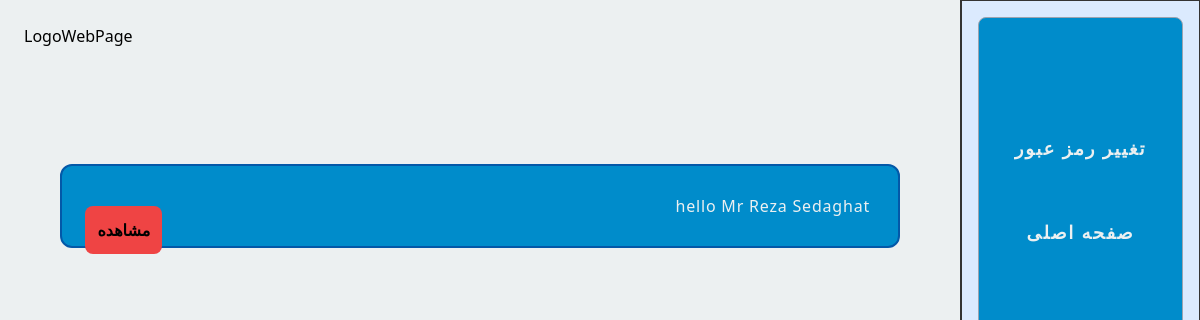
Before: /see_master_report with the older database file.
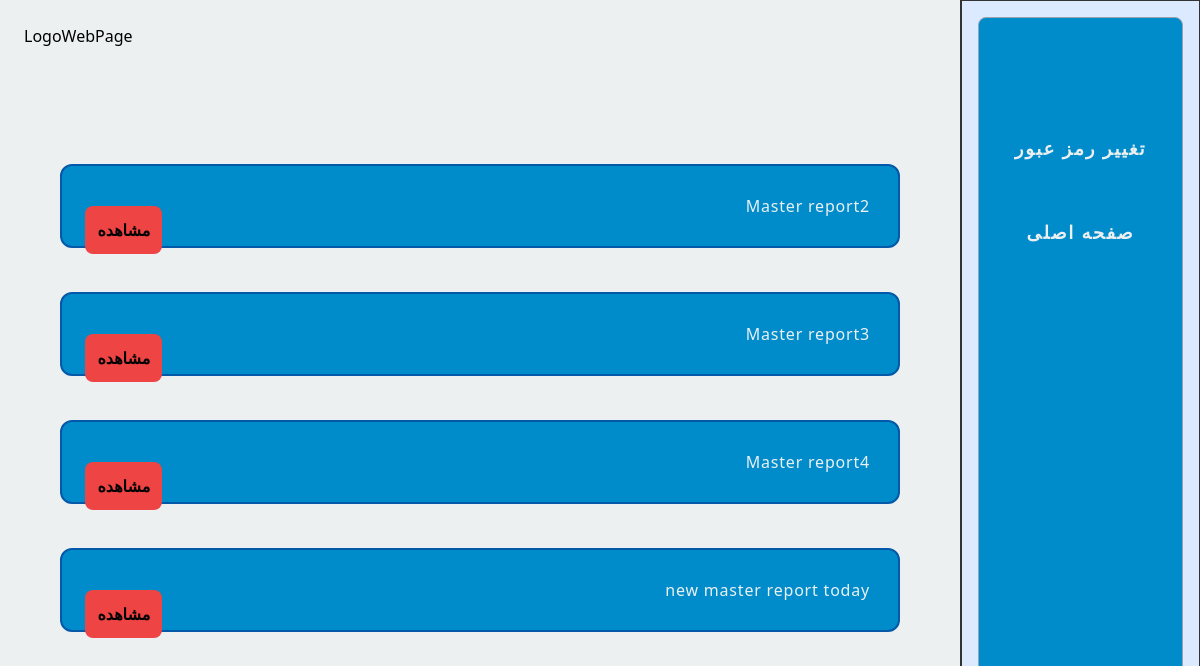
After: the same page with the newer database file.
### bimapp/models.py (models this page shows, shortened)
class Master_report(models.Model):
    writer_username = models.CharField(max_length=8)
    title = models.CharField(max_length=8)
    report = models.CharField(max_length=500)
    id_number = models.IntegerField(default=0)

### bimapp/views.py (the view)
# urls.py: path('see_master_report' , views.see_master_report, name="see_master_report"),
def see_master_report(request):
    user_data = request.session.get('user_data', {})
    all_reports = Master_report.objects.all()
    data = {
        'all_reports' : all_reports ,
        'user_data': user_data
    }
    if request.method == 'POST':
        report_id = request.POST.get('report_id_master')
        print(report_id)
        request.session['report_id_master'] = {'report_id': report_id}
        return redirect('see_exact_master_report')
    return render(request, "seeReportMasterPanel.html", data)

### templates/seeReportMasterPanel.html (shortened to what this page needs)
<!DOCTYPE html>
<html lang="en">
  <head>
    <link rel="stylesheet" href="static/css/style2.css" />
  </head>
  <body class="transition-all duration-300 bg-semiWhite relative">
    <div class="min-h-screen w-full flex relative">
      <div class="md:w-4/5 w-full p-6">
        <div>LogoWebPage</div>
        <div class="text-right p-9 mt-20 tracking-wider">
          <div class="allReports space-y-5">
            {% for item in all_reports %}
            <form id="yourForm" action="/see_master_report" method="post">
            <div class="report">
              <div
                class="border-2 border-bluewhte rounded-xl p-7 bg-bluelg text-semiWhite relative"
              >
                  <p class="max-h-24 overflow-hidden">
                    {{ item.report }}
                  </p>
                <button
                  type="submit"
                  class="bg-red-500 absolute cursor-pointer top-1/2 right-88% p-3 rounded-lg text-black hover:bg-semiWhite transition-all duration-300 font-bold"
                >
                  مشاهده
                </button>
              </div>
            </div> <br>
          </form>
          {% endfor %}
          </div>
        </div>
      </div>
      <div
        class="md:w-1/5 hidden md:inline-block text-right border border-l-2 border-dark-gray text-semiWhite bg-blue-100"
      >
        <div
          class="m-4 border border-gray-400 bg-bluelg h-[calc(100%_-_2rem)] rounded-lg text-center p-2"
        >
          <div class="mt-24 text-lg font-bold">
            <ul class="space-y-8 tracking-widest">
              <li>
                <div
                  class="hover:text-black hover:bg-semiWhite hover:rounded-lg p-3 transition-all duration-500"
                >
                  <a
                    class="cursor-pointer"
                    href="{% url 'change_password_master' %}"
                    >تغییر رمز عبور</a
                  >
                </div>
              </li>
              <li>
                <div
                  class="hover:text-black hover:bg-semiWhite hover:rounded-lg p-3 transition-all duration-500"
                >
                  <a class="cursor-pointer" href="{% url 'master' %}"
                    >صفحه اصلی</a
                  >
                </div>
              </li>
            </ul>
          </div>
        </div>
      </div>
    </div>
  </body>
</html>

### static/css/style2.css (style rules this page uses)
html, :host { line-height: 1.5; -webkit-text-size-adjust: 100%; -moz-tab-size: 4; -o-tab-size: 4; tab-size: 4; font-family: ui-sans-serif, system-ui, sans-serif, "Apple Color Emoji", "Segoe UI Emoji", "Segoe UI Symbol", "Noto Color Emoji"; font-feature-settings: normal; font-variation-settings: normal; -webkit-tap-highlight-color: transparent; }
body { margin: 0; line-height: inherit; }
a { color: inherit; text-decoration: inherit; }
button, input, optgroup, select, textarea { font-family: inherit; font-feature-settings: inherit; font-variation-settings: inherit; font-size: 100%; font-weight: inherit; line-height: inherit; color: inherit; margin: 0; padding: 0; }
button, select { text-transform: none; }
button, [type='button'], [type='reset'], [type='submit'] { -webkit-appearance: button; background-color: transparent; background-image: none; }
blockquote, dl, dd, h1, h2, h3, h4, h5, h6, hr, figure, p, pre { margin: 0; }
ol, ul, menu { list-style: none; margin: 0; padding: 0; }
button, [role="button"] { cursor: pointer; }
.absolute { position: absolute; }
.relative { position: relative; }
.right-88\% { right: 88%; }
.top-1\/2 { top: 50%; }
.m-4 { margin: 1rem; }
.mt-20 { margin-top: 5rem; }
.mt-24 { margin-top: 6rem; }
.flex { display: flex; }
.hidden { display: none; }
.h-\[calc\(100\%_-_2rem\)\] { height: calc(100% - 2rem); }
.max-h-24 { max-height: 6rem; }
.min-h-screen { min-height: 100vh; }
.w-full { width: 100%; }
.cursor-pointer { cursor: pointer; }
.space-y-5 > :not([hidden]) ~ :not([hidden]) { --tw-space-y-reverse: 0; margin-top: calc(1.25rem * calc(1 - var(--tw-space-y-reverse))); margin-bottom: calc(1.25rem * var(--tw-space-y-reverse)); }
.space-y-8 > :not([hidden]) ~ :not([hidden]) { --tw-space-y-reverse: 0; margin-top: calc(2rem * calc(1 - var(--tw-space-y-reverse))); margin-bottom: calc(2rem * var(--tw-space-y-reverse)); }
.overflow-hidden { overflow: hidden; }
.rounded-lg { border-radius: 0.5rem; }
.rounded-xl { border-radius: 0.75rem; }
.border { border-width: 1px; }
.border-2 { border-width: 2px; }
.border-l-2 { border-left-width: 2px; }
.border-bluewhte { --tw-border-opacity: 1; border-color: rgb(3 88 168 / var(--tw-border-opacity)); }
.border-dark-gray { --tw-border-opacity: 1; border-color: rgb(51 51 51 / var(--tw-border-opacity)); }
.border-gray-400 { --tw-border-opacity: 1; border-color: rgb(156 163 175 / var(--tw-border-opacity)); }
.bg-blue-100 { --tw-bg-opacity: 1; background-color: rgb(219 234 254 / var(--tw-bg-opacity)); }
.bg-bluelg { --tw-bg-opacity: 1; background-color: rgb(0 140 203 / var(--tw-bg-opacity)); }
.bg-red-500 { --tw-bg-opacity: 1; background-color: rgb(239 68 68 / var(--tw-bg-opacity)); }
.bg-semiWhite { --tw-bg-opacity: 1; background-color: rgb(236 240 241 / var(--tw-bg-opacity)); }
.p-2 { padding: 0.5rem; }
.p-3 { padding: 0.75rem; }
.p-6 { padding: 1.5rem; }
.p-7 { padding: 1.75rem; }
.p-9 { padding: 2.25rem; }
.text-center { text-align: center; }
.text-right { text-align: right; }
.text-lg { font-size: 1.125rem; line-height: 1.75rem; }
.font-bold { font-weight: 700; }
.tracking-wider { letter-spacing: 0.05em; }
.tracking-widest { letter-spacing: 0.1em; }
.text-black { --tw-text-opacity: 1; color: rgb(0 0 0 / var(--tw-text-opacity)); }
.text-semiWhite { --tw-text-opacity: 1; color: rgb(236 240 241 / var(--tw-text-opacity)); }
.transition-all { transition-property: all; transition-timing-function: cubic-bezier(0.4, 0, 0.2, 1); transition-duration: 150ms; }
.duration-300 { transition-duration: 300ms; }
.duration-500 { transition-duration: 500ms; }
@media (min-width: 768px) { .md\:inline-block { display: inline-block; } }
@media (min-width: 768px) { .md\:w-1\/5 { width: 20%; } }
@media (min-width: 768px) { .md\:w-4\/5 { width: 80%; } }

Changed rows visible on the page:
changed Master_report: report "hello Mr Reza Sedaghat" → "Master report2"
added Master_report: report "Master report3"
added Master_report: report "Master report4"
added Master_report: report "new master report today"
